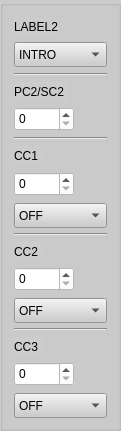
     <widget class="QGroupBox" name="columnbox2">
      <property name="geometry">
       <rect>
        <x>120</x>
        <y>50</y>
        <width>121</width>
        <height>431</height>
       </rect>
      </property>
      <property name="styleSheet">
       <string notr="true">background-color: rgb(179, 179, 179);
background-color: rgb(204, 204, 204);</string>
      </property>
      <layout class="QVBoxLayout" name="verticalLayout_6">
       <item>
        <widget class="QLabel" name="label_BankPC1_2">
         <property name="sizePolicy">
          <sizepolicy hsizetype="Fixed" vsizetype="Preferred">
           <horstretch>0</horstretch>
           <verstretch>0</verstretch>
          </sizepolicy>
         </property>
         <property name="maximumSize">
          <size>
           <width>16777215</width>
           <height>30</height>
          </size>
         </property>
         <property name="text">
          <string>LABEL2</string>
         </property>
        </widget>
       </item>
       <item>
        <widget class="QComboBox" name="presetLabel1_2">
         <property name="minimumSize">
          <size>
           <width>0</width>
           <height>25</height>
          </size>
         </property>
         <property name="styleSheet">
          <string notr="true">background-color: rgb(204, 204, 204);</string>
         </property>
         <item>
          <property name="text">
           <string>INTRO</string>
          </property>
         </item>
         <item>
          <property name="text">
           <string>VERSE</string>
          </property>
         </item>
         <item>
          <property name="text">
           <string>CHORUS</string>
          </property>
         </item>
         <item>
          <property name="text">
           <string>SOLO</string>
          </property>
         </item>
         <item>
          <property name="text">
           <string>OUTRO</string>
          </property>
         </item>
         <item>
          <property name="text">
           <string>BRIDGE</string>
          </property>
         </item>
        </widget>
       </item>
       <item>
        <widget class="Line" name="line_3">
         <property name="orientation">
          <enum>Qt::Horizontal</enum>
         </property>
        </widget>
       </item>
       <item>
        <widget class="QLabel" name="label_PC1_2">
         <property name="sizePolicy">
          <sizepolicy hsizetype="Fixed" vsizetype="Preferred">
           <horstretch>0</horstretch>
           <verstretch>0</verstretch>
          </sizepolicy>
         </property>
         <property name="maximumSize">
          <size>
           <width>16777215</width>
           <height>30</height>
          </size>
         </property>
         <property name="text">
          <string>PC2/SC2 </string>
         </property>
        </widget>
       </item>
       <item>
        <widget class="QSpinBox" name="spinBox_PC1_2">
         <property name="sizePolicy">
          <sizepolicy hsizetype="Fixed" vsizetype="Fixed">
           <horstretch>0</horstretch>
           <verstretch>0</verstretch>
          </sizepolicy>
         </property>
         <property name="minimumSize">
          <size>
           <width>60</width>
           <height>24</height>
          </size>
         </property>
         <property name="maximumSize">
          <size>
           <width>60</width>
           <height>16777215</height>
          </size>
         </property>
         <property name="styleSheet">
          <string notr="true">background-color: rgb(255, 255, 255);</string>
         </property>
         <property name="accelerated">
          <bool>true</bool>
         </property>
         <property name="maximum">
          <number>127</number>
         </property>
        </widget>
       </item>
       <item>
        <widget class="Line" name="line_13">
         <property name="orientation">
          <enum>Qt::Horizontal</enum>
         </property>
        </widget>
       </item>
       <item>
        <widget class="QLabel" name="label_CC1_2">
         <property name="sizePolicy">
          <sizepolicy hsizetype="Fixed" vsizetype="Preferred">
           <horstretch>0</horstretch>
           <verstretch>0</verstretch>
          </sizepolicy>
         </property>
         <property name="maximumSize">
          <size>
           <width>16777215</width>
           <height>30</height>
          </size>
         </property>
         <property name="text">
          <string>CC1 </string>
         </property>
        </widget>
       </item>
       <item>
        <widget class="QSpinBox" name="spinBox_CC1_2">
         <property name="sizePolicy">
          <sizepolicy hsizetype="Fixed" vsizetype="Fixed">
           <horstretch>0</horstretch>
           <verstretch>0</verstretch>
          </sizepolicy>
         </property>
         <property name="minimumSize">
          <size>
           <width>60</width>
           <height>24</height>
          </size>
         </property>
         <property name="maximumSize">
          <size>
           <width>60</width>
           <height>16777215</height>
          </size>
         </property>
         <property name="styleSheet">
          <string notr="true">background-color: rgb(255, 255, 255);</string>
         </property>
         <property name="accelerated">
          <bool>true</bool>
         </property>
         <property name="maximum">
          <number>127</number>
         </property>
        </widget>
       </item>
       <item>
        <widget class="QComboBox" name="onoff1_2">
         <property name="minimumSize">
          <size>
           <width>0</width>
           <height>25</height>
          </size>
         </property>
         <property name="maximumSize">
          <size>
           <width>16777215</width>
           <height>22</height>
          </size>
         </property>
         <property name="styleSheet">
          <string notr="true">background-color: rgb(204, 204, 204);</string>
         </property>
         <item>
          <property name="text">
           <string>OFF</string>
          </property>
         </item>
         <item>
          <property name="text">
           <string>ON</string>
          </property>
         </item>
        </widget>
       </item>
       <item>
        <widget class="Line" name="line_24">
         <property name="orientation">
          <enum>Qt::Horizontal</enum>
         </property>
        </widget>
       </item>
       <item>
        <widget class="QLabel" name="label_CC2_2">
         <property name="sizePolicy">
          <sizepolicy hsizetype="Fixed" vsizetype="Preferred">
           <horstretch>0</horstretch>
           <verstretch>0</verstretch>
          </sizepolicy>
         </property>
         <property name="maximumSize">
          <size>
           <width>16777215</width>
           <height>30</height>
          </size>
         </property>
         <property name="text">
          <string>CC2 </string>
         </property>
        </widget>
       </item>
       <item>
        <widget class="QSpinBox" name="spinBox_CC2_2">
         <property name="sizePolicy">
          <sizepolicy hsizetype="Fixed" vsizetype="Fixed">
           <horstretch>0</horstretch>
           <verstretch>0</verstretch>
          </sizepolicy>
         </property>
         <property name="minimumSize">
          <size>
           <width>60</width>
           <height>24</height>
          </size>
         </property>
         <property name="maximumSize">
          <size>
           <width>60</width>
           <height>16777215</height>
          </size>
         </property>
         <property name="styleSheet">
          <string notr="true">background-color: rgb(255, 255, 255);</string>
         </property>
         <property name="accelerated">
          <bool>true</bool>
         </property>
         <property name="maximum">
          <number>127</number>
         </property>
        </widget>
       </item>
       <item>
        <widget class="QComboBox" name="onoff2_2">
         <property name="minimumSize">
          <size>
           <width>0</width>
           <height>25</height>
          </size>
         </property>
         <property name="maximumSize">
          <size>
           <width>16777215</width>
           <height>22</height>
          </size>
         </property>
         <property name="styleSheet">
          <string notr="true">background-color: rgb(204, 204, 204);</string>
         </property>
         <item>
          <property name="text">
           <string>OFF</string>
          </property>
         </item>
         <item>
          <property name="text">
           <string>ON</string>
          </property>
         </item>
        </widget>
       </item>
       <item>
        <widget class="Line" name="line_25">
         <property name="orientation">
          <enum>Qt::Horizontal</enum>
         </property>
        </widget>
       </item>
       <item>
        <widget class="QLabel" name="label_CC3_2">
         <property name="sizePolicy">
          <sizepolicy hsizetype="Fixed" vsizetype="Preferred">
           <horstretch>0</horstretch>
           <verstretch>0</verstretch>
          </sizepolicy>
         </property>
         <property name="maximumSize">
          <size>
           <width>16777215</width>
           <height>30</height>
          </size>
         </property>
         <property name="text">
          <string>CC3 </string>
         </property>
        </widget>
       </item>
       <item>
        <widget class="QSpinBox" name="spinBox_CC3_2">
         <property name="sizePolicy">
          <sizepolicy hsizetype="Fixed" vsizetype="Fixed">
           <horstretch>0</horstretch>
           <verstretch>0</verstretch>
          </sizepolicy>
         </property>
         <property name="minimumSize">
          <size>
           <width>60</width>
           <height>24</height>
          </size>
         </property>
         <property name="maximumSize">
          <size>
           <width>60</width>
           <height>16777215</height>
          </size>
         </property>
         <property name="styleSheet">
          <string notr="true">background-color: rgb(255, 255, 255);</string>
         </property>
         <property name="accelerated">
          <bool>true</bool>
         </property>
         <property name="maximum">
          <number>127</number>
         </property>
        </widget>
       </item>
       <item>
        <widget class="QComboBox" name="onoff3_2">
         <property name="minimumSize">
          <size>
           <width>0</width>
           <height>25</height>
          </size>
         </property>
         <property name="maximumSize">
          <size>
           <width>16777215</width>
           <height>22</height>
          </size>
         </property>
         <property name="styleSheet">
          <string notr="true">background-color: rgb(204, 204, 204);</string>
         </property>
         <item>
          <property name="text">
           <string>OFF</string>
          </property>
         </item>
         <item>
          <property name="text">
           <string>ON</string>
          </property>
         </item>
        </widget>
       </item>
      </layout>
     </widget>
